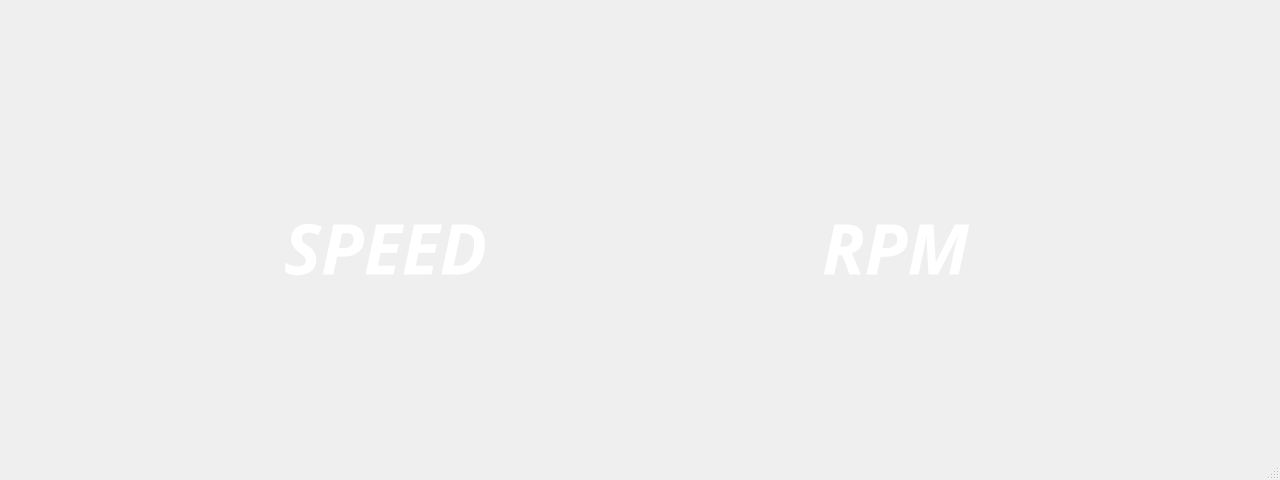
<?xml version="1.0" encoding="UTF-8"?>
<ui version="4.0">
 <class>MainWindow</class>
 <widget class="QMainWindow" name="MainWindow">
  <property name="geometry">
   <rect>
    <x>0</x>
    <y>0</y>
    <width>1280</width>
    <height>480</height>
   </rect>
  </property>
  <property name="contextMenuPolicy">
   <enum>Qt::PreventContextMenu</enum>
  </property>
  <property name="windowTitle">
   <string>MainWindow</string>
  </property>
  <property name="styleSheet">
   <string notr="true">background-image: url(:/images/images/background4.jpg);
background-repeat: no-repeat;
background-position: center;</string>
  </property>
  <widget class="QWidget" name="centralwidget">
   <widget class="QLabel" name="speedLabel">
    <property name="geometry">
     <rect>
      <x>230</x>
      <y>180</y>
      <width>311</width>
      <height>135</height>
     </rect>
    </property>
    <property name="font">
     <font>
      <family>Ubuntu Condensed</family>
      <pointsize>-1</pointsize>
      <weight>75</weight>
      <italic>true</italic>
      <bold>true</bold>
     </font>
    </property>
    <property name="styleSheet">
     <string notr="true">color: white;
border-image: none;
font-size: 70px;</string>
    </property>
    <property name="text">
     <string>SPEED</string>
    </property>
    <property name="alignment">
     <set>Qt::AlignCenter</set>
    </property>
   </widget>
   <widget class="TimestampLabel" name="rpmLabel">
    <property name="geometry">
     <rect>
      <x>720</x>
      <y>180</y>
      <width>351</width>
      <height>135</height>
     </rect>
    </property>
    <property name="font">
     <font>
      <family>Ubuntu Condensed</family>
      <pointsize>-1</pointsize>
      <weight>75</weight>
      <italic>true</italic>
      <bold>true</bold>
     </font>
    </property>
    <property name="layoutDirection">
     <enum>Qt::LeftToRight</enum>
    </property>
    <property name="styleSheet">
     <string notr="true">color: white;
border-image: none;
font-size: 70px;</string>
    </property>
    <property name="text">
     <string>RPM</string>
    </property>
    <property name="alignment">
     <set>Qt::AlignCenter</set>
    </property>
   </widget>
  </widget>
  <widget class="QMenuBar" name="menubar">
   <property name="geometry">
    <rect>
     <x>0</x>
     <y>0</y>
     <width>1280</width>
     <height>22</height>
    </rect>
   </property>
  </widget>
  <widget class="QStatusBar" name="statusbar"/>
 </widget>
 <customwidgets>
  <customwidget>
   <class>TimestampLabel</class>
   <extends>QLabel</extends>
   <header location="global">timestamplabel.h</header>
  </customwidget>
 </customwidgets>
 <resources/>
 <connections/>
</ui>
